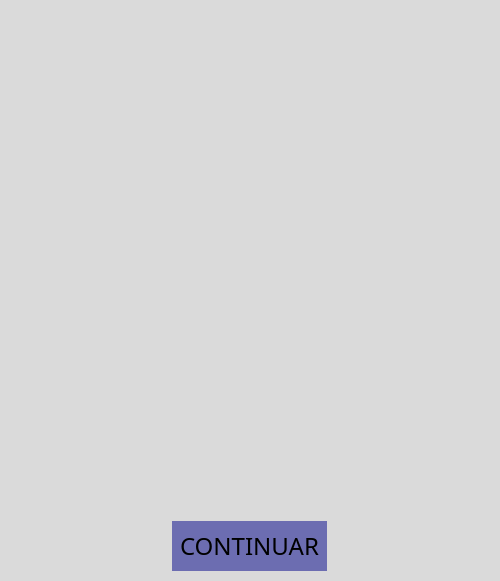
<?xml version="1.0" encoding="UTF-8"?>
<ui version="4.0">
 <class>Index</class>
 <widget class="QWidget" name="Index">
  <property name="geometry">
   <rect>
    <x>0</x>
    <y>0</y>
    <width>500</width>
    <height>581</height>
   </rect>
  </property>
  <property name="sizePolicy">
   <sizepolicy hsizetype="Preferred" vsizetype="Preferred">
    <horstretch>0</horstretch>
    <verstretch>0</verstretch>
   </sizepolicy>
  </property>
  <property name="windowTitle">
   <string>Form</string>
  </property>
  <property name="autoFillBackground">
   <bool>false</bool>
  </property>
  <property name="styleSheet">
   <string notr="true">background-color: rgb(218, 218, 218);</string>
  </property>
  <layout class="QVBoxLayout" name="verticalLayout">
   <property name="spacing">
    <number>20</number>
   </property>
   <property name="leftMargin">
    <number>10</number>
   </property>
   <property name="topMargin">
    <number>10</number>
   </property>
   <property name="rightMargin">
    <number>10</number>
   </property>
   <property name="bottomMargin">
    <number>10</number>
   </property>
   <item>
    <widget class="QLabel" name="welcome_message">
     <property name="sizePolicy">
      <sizepolicy hsizetype="Minimum" vsizetype="Minimum">
       <horstretch>0</horstretch>
       <verstretch>0</verstretch>
      </sizepolicy>
     </property>
     <property name="font">
      <font>
       <family>Bahnschrift</family>
       <pointsize>28</pointsize>
      </font>
     </property>
     <property name="autoFillBackground">
      <bool>false</bool>
     </property>
     <property name="text">
      <string/>
     </property>
     <property name="pixmap">
      <pixmap resource="../resources/index.qrc">:/logo/assets/logo/logo.png</pixmap>
     </property>
     <property name="alignment">
      <set>Qt::AlignCenter</set>
     </property>
     <property name="wordWrap">
      <bool>true</bool>
     </property>
    </widget>
   </item>
   <item alignment="Qt::AlignHCenter">
    <widget class="QPushButton" name="continue_button">
     <property name="sizePolicy">
      <sizepolicy hsizetype="Maximum" vsizetype="Fixed">
       <horstretch>0</horstretch>
       <verstretch>0</verstretch>
      </sizepolicy>
     </property>
     <property name="font">
      <font>
       <family>All the Way to the Sun</family>
       <pointsize>18</pointsize>
       <weight>50</weight>
       <italic>false</italic>
       <bold>false</bold>
       <stylestrategy>PreferAntialias</stylestrategy>
      </font>
     </property>
     <property name="autoFillBackground">
      <bool>false</bool>
     </property>
     <property name="styleSheet">
      <string notr="true">QPushButton {
	font: 18pt &quot;All the Way to the Sun&quot;;
	color: black;
	padding: 8;
	border-style: solid;
	border-width: 0;
	border-color: black;
	background-color: rgb(108, 109, 177);
}

QPushButton::hover {
	color: black;
	background-color: rgb(39, 43, 120);
}

QPushButton::pressed {
	color: black;
	background-color: rgb(32, 103, 255);
}</string>
     </property>
     <property name="text">
      <string>CONTINUAR</string>
     </property>
     <property name="flat">
      <bool>true</bool>
     </property>
    </widget>
   </item>
  </layout>
 </widget>
 <resources>
  <include location="../resources/index.qrc"/>
 </resources>
 <connections/>
</ui>
